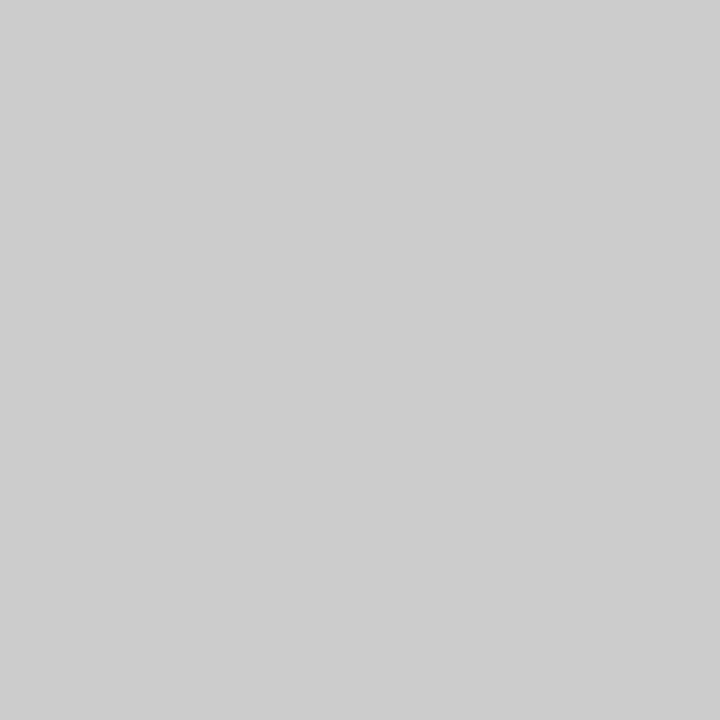
Frame 1 (no input)
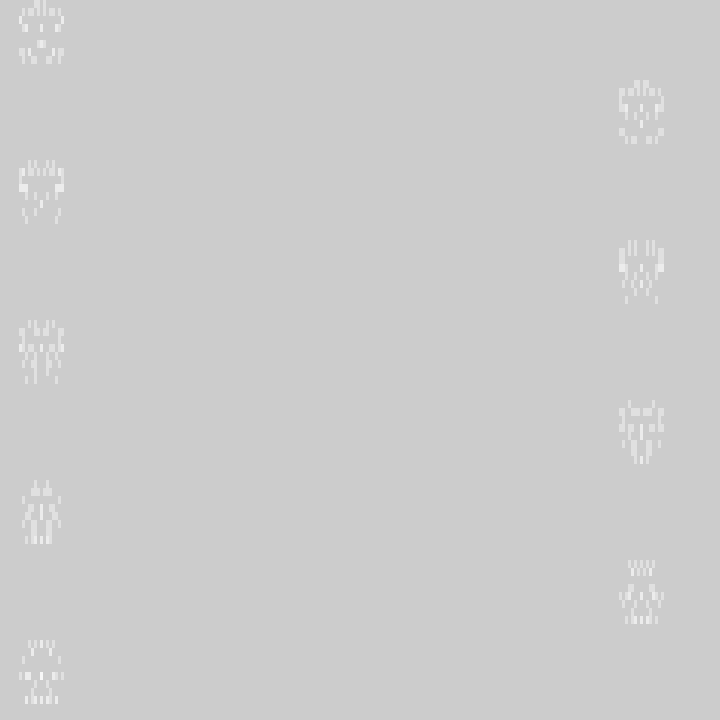
Frame 60 (the mouse pressed at the canvas centre just before this capture)
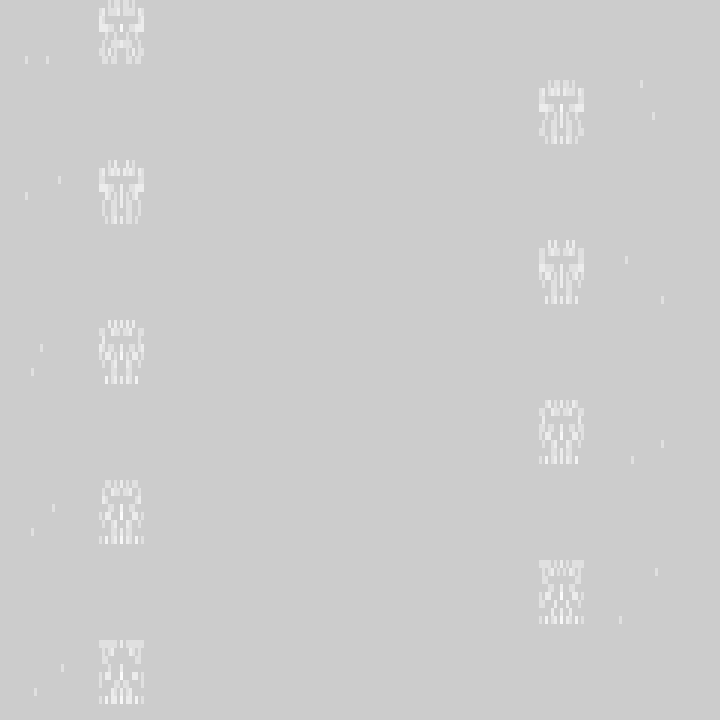
Frame 120 (the mouse held since frame 60 and released just before this capture)

The Processing sketch that drew these frames (run headless with seeded random() and noise(); from frame 60 on, the mouse is pressed at the canvas centre):

// Processing sketch: sketch_11102020_PixelFaceGeneration
// ── sketch_11102020_PixelFaceGeneration.pde
int t,y,f=1,X,T;
void setup(){size(720,720);noStroke();clear();fill(-1,99);}
void draw(){t++;for(y=0;y<800;y+=80)
if(t%99<20)copy(0,y,720,80,-(f=-f)*4,y,720,80);
else rect(320+(f=-f)*300+int(noise(y,T=t/2)*16)%8*3*(t%2*2-1)+20,int(noise(y,T,9)*16)%8*8+y,3,8);}
